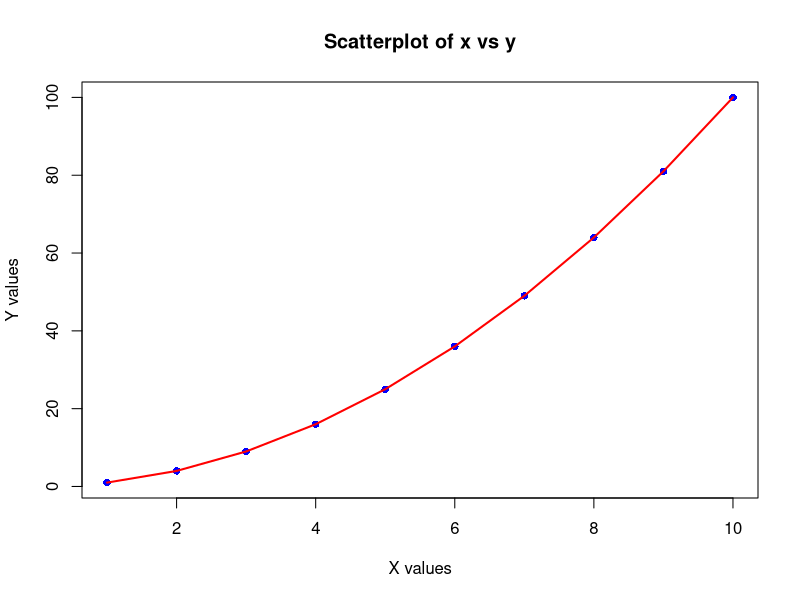

This figure's R source:
# Data
x <- 1:10
y <- x^2

# Scatterplot
plot(x, y,
     main = "Scatterplot of x vs y",
     xlab = "X values",
     ylab = "Y values",
     col = "blue",
     pch = 16)   # Solid circle points

# Add line connecting points
lines(x, y, col = "red", lwd = 2)
